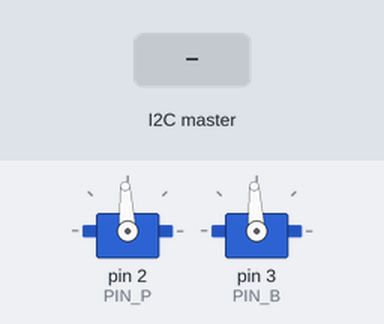
Bench run of a sketch on a simulated Arduino Uno, built with avr-gcc and run on an emulated ATmega328P. Shown: 2 × servo. The test bench sets the inputs (shaded band).

Above: at 1.2 s.
1.3 s: the I2C master sends the byte 1
At 4.3 s:
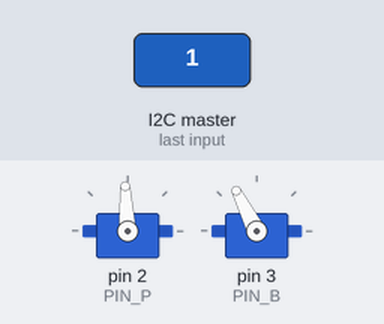
At 7.8 s:
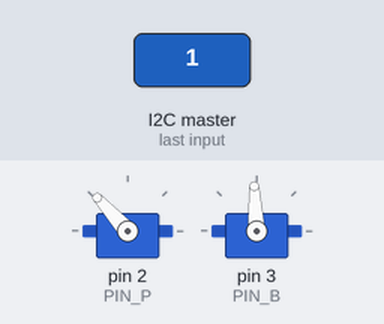
8.8 s: the I2C master sends the byte 2
At 11.8 s:
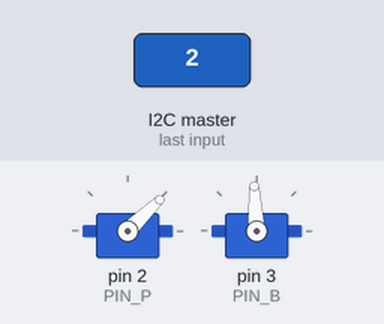
Timing chart, 0 to 17.8 s (numbered marks = the images above; inputs shaded):
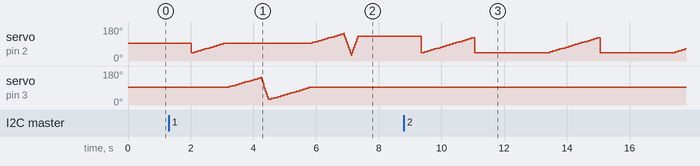

Measured:
- after the input at 1.3 s, servo on pin 2 (PIN_P): 93° → 44° after 0.72 s, → 49° 0.12 s later, → 54° 0.10 s later, → 59° 0.10 s later, … (37 changes in this stretch); servo on pin 3 (PIN_B): 93° → 98° after 1.9 s, → 102° 0.10 s later, → 107° 0.10 s later, → 112° 0.10 s later, … (32 changes in this stretch)
- after the input at 8.8 s, servo on pin 3 (PIN_B): stops changing and stays 93°

The sketch:

eyeball_slave.ino
```cpp
// eyeball_slave.ino
// - Use I2C to control multiple devices.

#include <Wire.h>
#include <Servo.h>

// slave 的眼球
#define PIN_P 2   // 眼皮
#define PIN_B 3   // 眼球

Servo servoP, servoB;
int posP, posB;

const int SLAVE_ADDRESS = 1;
char incomingByte = 0;

void setup()
{
  Wire.begin(SLAVE_ADDRESS);    // join I2C bus as a slave with address 1
  Wire.onReceive(receiveEvent); // register event

  Serial.begin(9600);

  servoP.attach(PIN_P);
  servoB.attach(PIN_B);

  posP = posB = 1500;

  servoP.writeMicroseconds(posP);
  servoB.writeMicroseconds(posB);
  delay(15);
}

void loop()
{
  // 根據傳進來的 pattern # 動作.
  // 如果 master 一直沒傳新的值進來, 就重覆上次的動作.
  switch (incomingByte)
  {
    case 1:
      pattern1();
      break;
    case 2:
      pattern2();
      break;
    case 3:
      pattern3();
      break;
    default:
      break;
  }

  delay(1000);
}

void receiveEvent(int howMany)
{
  // master 傳來的命令格式為一數值, 代表 pattern-#.
  while (Wire.available())
  {
    incomingByte = Wire.read();
  }
}
```

pattern.ino
```cpp
#include "Arduino.h"

void pattern1()
{
  posP = 1000;
  posB = 1500;

  servoP.writeMicroseconds(posP);
  servoB.writeMicroseconds(posB);
  delay(15);

  //Serial.println("pattern1");

  // 眼皮:
  //   - 閉 -> 半開, 慢慢張開
  while (posP <= 1500)
  {
    //Serial.print("P: C->M ");
    //Serial.println(posP);
    servoP.writeMicroseconds(posP);
    posP += 50;
    delay(100);
  }

  // 眼球:
  //   - 中 -> 右, 慢慢轉
  //   - 右 -> 左, 快轉
  //   - 左 -> 中, 慢慢轉
  while (posB <= 2000)
  {
    //Serial.print("B: M->R ");
    //Serial.println(posB);
    servoB.writeMicroseconds(posB);
    posB += 50;
    delay(100);
  }

  while (posB >= 1000)
  {
    //Serial.print("B: R->L ");
    //Serial.println(posB);
    servoB.writeMicroseconds(posB);
    posB -= 150;
    delay(30);
  }

  while (posB <= 1500)
  {
    //Serial.print("B: L->M ");
    //Serial.println(posB);
    servoB.writeMicroseconds(posB);
    posB += 50;
    delay(100);
  }

  // 眼皮:
  //   - 半開 -> 全開, 慢慢張開
  //   - 全開 -> 閉, 快快閉
  //   - 閉 -> 全開, 快快開
  while (posP <= 2000)
  {
    //Serial.print("P: M->F ");
    //Serial.println(posP);
    servoP.writeMicroseconds(posP);
    posP += 50;
    delay(100);
  }

  while (posP >= 1000)
  {
    //Serial.print("P: F->C ");
    //Serial.println(posP);
    servoP.writeMicroseconds(posP);
    posP -= 150;
    delay(30);
  }

  while (posP <= 2000)
  {
    //Serial.print("P: C->F ");
    //Serial.println(posP);
    servoP.writeMicroseconds(posP);
    posP += 150;
    delay(30);
  }

  delay(1000);
}

void pattern2()
{
  // 眼皮:
  //   - 閉 -> +半開, 慢慢張開
  //   - +半開 -> 閉, 瞬閉
  //   - 重覆 3 遍

  posP = 1000;

  for (int i=0; i<3; i++)
  {
    while (posP <= 1800)
    {
      servoP.writeMicroseconds(posP);
      posP += 50;
      delay(100);
    }
    servoP.writeMicroseconds(1000);
    delay(100);
  }

  delay(1000);
}

void pattern3()
{
  // 眼皮:
  //   - 閉 -> 全開, 瞬開
  // 眼球
  //   - 中+ -> 左 -> 右, 瞬轉
  // 眼皮:
  //   - 全開 -> -半閉, 瞬閉
  //   - 重覆 2 遍

  servoP.writeMicroseconds(1000);
  servoB.writeMicroseconds(1800);
  delay(15);

  servoP.writeMicroseconds(2000);
  servoB.writeMicroseconds(1000);
  delay(15);
  servoB.writeMicroseconds(2000);

  for (int i=0; i<2; i++)
  {
    servoP.writeMicroseconds(1200);
    delay(15);
    servoP.writeMicroseconds(2000);
    delay(15);
  }

  delay(1000);
}
```
